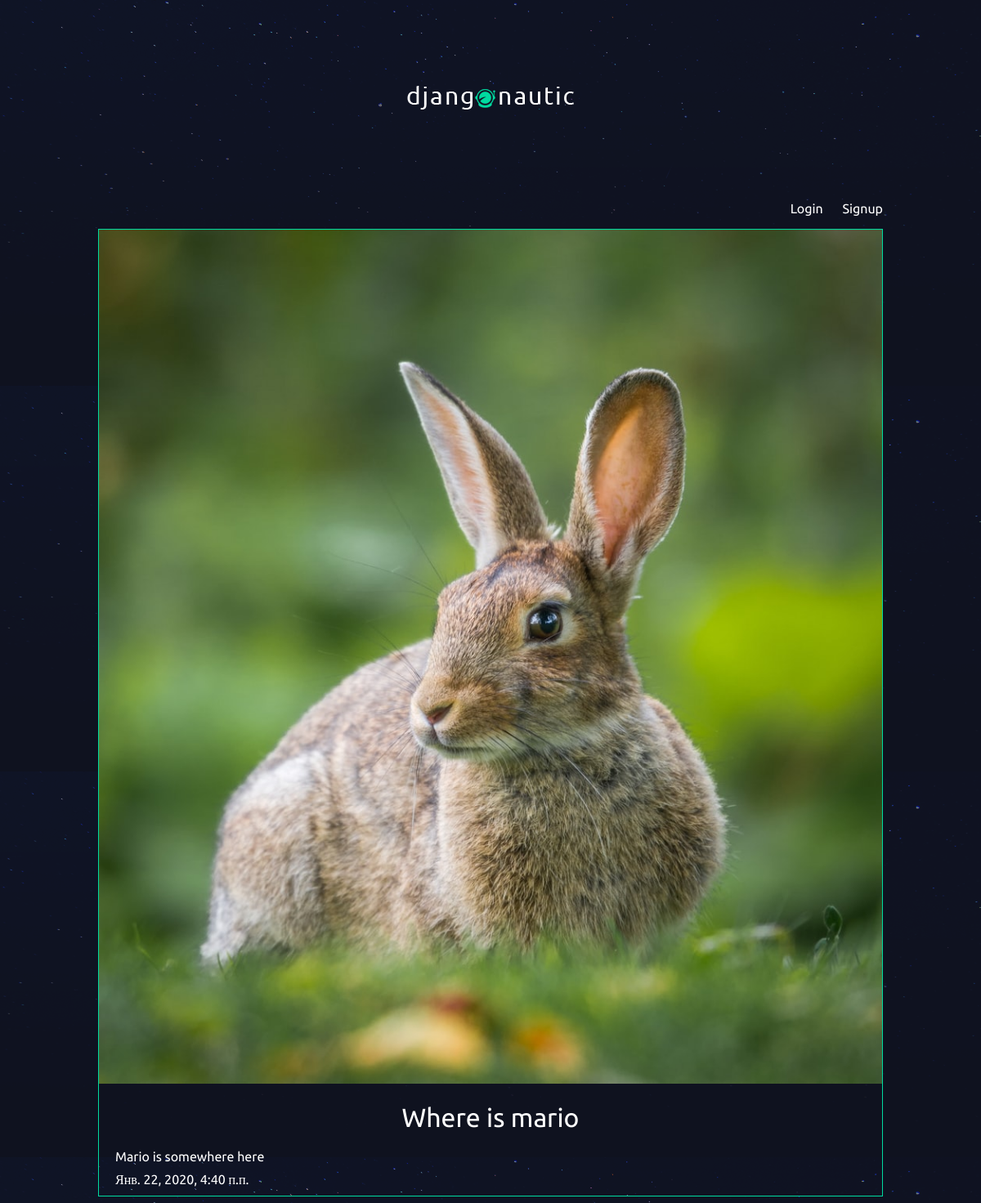
Screenshot of /blog/mario with the database file from the repository.
### blog/models.py (models this page shows, shortened)
class Article(models.Model):
    title = models.CharField(max_length=100)
    slug = models.SlugField(null=True, blank=True)
    body = models.TextField(null=True, blank=True)
    seo_title = models.CharField(null=True, blank=True, max_length=100)
    seo_description = models.CharField(null=True, blank=True, max_length=1000)
    date = models.DateTimeField(auto_now_add=True)
    thumb = models.ImageField(default='default.png', blank=True)
    author = models.ForeignKey(User, on_delete=models.CASCADE, default=None)

### blog/views.py (the view)
# urls.py: path('<slug>', views.article_detail, name='detail'),
def article_detail(request, slug):
    article = Article.objects.get(slug=slug)
    return render(request, 'articles/article_detail.html', {'article': article})

### blog/templates/articles/article_detail.html
{% extends 'base_layout.html' %}
{% block content %}
    <div class="article-detail">
        <div class="article">
            <img src="{{article.thumb.url}}" alt="">
            <h2>{{article.title}}</h2>
            <p>{{article.body}}</p>
            <p>{{article.date}}</p>
        </div>
    </div>
{% endblock %}

### assets/styles.css (style rules this page uses)
body { background-color: #0f121f; background-image: url(/static/stars.png); background-repeat-y: no-repeat; color: #fff; }
body * { font-family: Ubuntu; }
h1, h2, h3, h4, h5 { font-weight: normal; margin: 0; }
.article { padding: 10px; border: 1px solid #00dba0; position: relative; padding-bottom: 40px; }
.article h2 { font-size: 1.2em; }
.article-detail .article { padding: 0; }
.article-detail .article img { max-width: 100%; }
.article-detail .article h2 { text-align: center; margin: 20px auto; font-size: 2em }
.article-detail .article p { margin: 10px 20px }

### rows the page displays
Article: thumb (picture), title "Where is mario", body "Mario is somewhere here", date "Янв. 22, 2020, 4:40 п.п."
